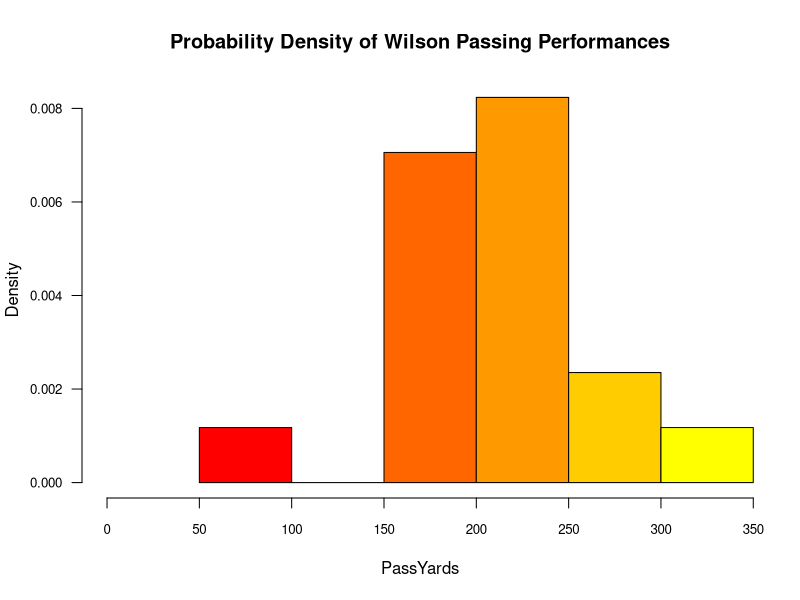

The R source for this figure:
	
Week = c("1", "2", "3", "4", "5", "6", "8", "9", "10", "11", "12", "13", "14", "15", "16", "17", "18")
PassYards = c(298, 226, 192, 172, 198, 222, 248, 235, 176, 225, 339, 185, 72, 237, 271, 152, 233)

max_num <- max(PassYards)

brk <- c(50, 100, 150, 200, 250, 300, 350)

hist(PassYards, col = heat.colors(length(brk)), breaks = brk, xlim = c(0, max_num), right = F, main = "Probability Density of Wilson Passing Performances", las = 1, cex.axis = 0.8, freq = F)